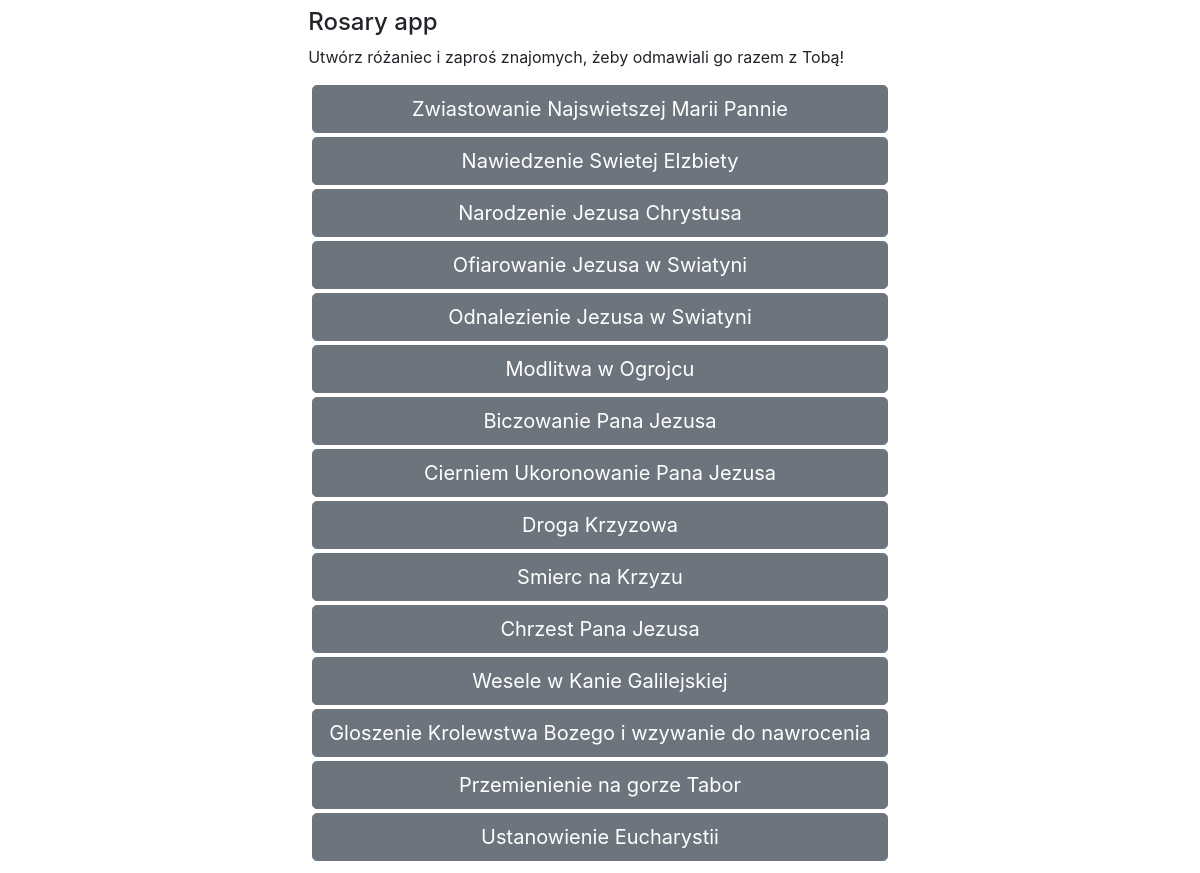
The app's page /3VFeJcHMEFcAsguF with its own data.
### models.py (models this page shows)
class MysteryModel(db.Model):
    id = db.Column(db.Integer, primary_key=True)
    title = db.Column(db.String(100))
    reserved = db.Column(db.Boolean, default=False)
    prayer_id = db.Column(db.Integer, db.ForeignKey('prayers.id'), nullable=False)

### app.py (the view)
@app.route('/<endpoint>', methods=['GET'])
def prayer_view(endpoint):
    mysteries = get_prayer(endpoint)
    return render_template('prayer.html', data=mysteries)

### app.py (called while the page is built)
def get_prayer(endpoint):
    prayer = PrayerModel.query.filter_by(endpoint=endpoint).first()
    if not prayer:
        abort(404, description="Resource not found")
    PrayerModel.delete_expired(timestamp=prayer.timestamp, duration_days=prayer.duration_days)
    if not prayer:
        abort(404, description="Resource not found")
    result = MysteryModel.query.filter_by(prayer_id=prayer.id)
    return result

### models.py (called while the page is built)
    @classmethod
    def delete_expired(cls, timestamp, duration_days):
        limit = datetime.datetime.utcnow() - datetime.timedelta(days=duration_days)
        cls.query.filter(timestamp < limit).delete()
        db.session.commit()

### templates/prayer.html
{% extends "base.html" %}
{% block content %}
<div>
    <h4>Rosary app </h4>
        <p>
            Utwórz różaniec i zaproś znajomych, żeby odmawiali go razem z Tobą!
        </p>
{% for mystery in data %}
    <div class="m-1">
        {% if mystery['reserved'] %}
        <a href="{{ mystery['prayer_id'] }}/{{ mystery['id'] }}/reserve" class="btn btn-primary btn-lg btn-block" role="button" aria-pressed="true">
            {{ mystery['title'] }}
        </a>
        {% else %}
        <a href="{{ mystery['prayer_id'] }}/{{ mystery['id'] }}/reserve" class="btn btn-secondary btn-lg btn-block" role="button" aria-pressed="true">
            {{ mystery['title'] }}
        </a>
        {% endif %}
    </div>
{% endfor %}
</div>
{% endblock %}

### templates/base.html (shortened to what this page needs)
<!doctype html>
<html lang="en">
  <head>
    <link rel="stylesheet" href="https://stackpath.bootstrapcdn.com/bootstrap/4.3.1/css/bootstrap.min.css">
  </head>
  <body>
    <div id="content" class="d-flex justify-content-center m-2">{% block content %}{% endblock %}</div>
  </body>
</html>

### records on screen
MysteryModel: title "Zwiastowanie Najswietszej Marii Pannie"
MysteryModel: title "Nawiedzenie Swietej Elzbiety"
MysteryModel: title "Narodzenie Jezusa Chrystusa"
MysteryModel: title "Ofiarowanie Jezusa w Swiatyni"
MysteryModel: title "Odnalezienie Jezusa w Swiatyni"
MysteryModel: title "Modlitwa w Ogrojcu"
MysteryModel: title "Biczowanie Pana Jezusa"
MysteryModel: title "Cierniem Ukoronowanie Pana Jezusa"
MysteryModel: title "Droga Krzyzowa"
MysteryModel: title "Smierc na Krzyzu"
MysteryModel: title "Chrzest Pana Jezusa"
MysteryModel: title "Wesele w Kanie Galilejskiej"
MysteryModel: title "Gloszenie Krolewstwa Bozego i wzywanie do nawrocenia"
MysteryModel: title "Przemienienie na gorze Tabor"
MysteryModel: title "Ustanowienie Eucharystii"
